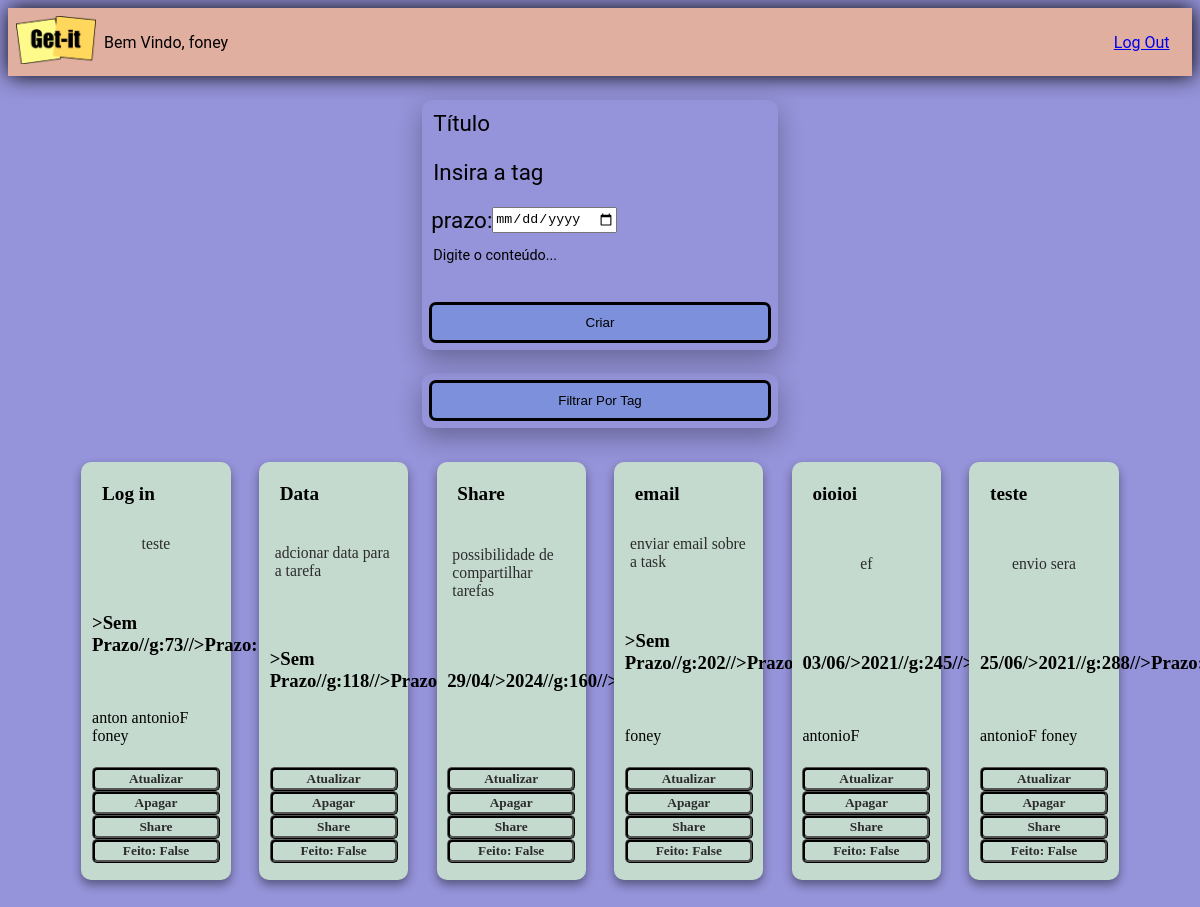
Screenshot of /retorno/ (signed in) with the database file from the repository.
### notes/models.py (models this page shows, shortened)
class Note(models.Model):
    id = models.AutoField(primary_key=True)
    title = models.CharField(max_length=200, default='')
    content = models.TextField(default='')
    tag = models.CharField(max_length=50, default='')
    prazo = models.CharField(max_length=15, default='Sem Prazo')
    feito = models.BooleanField(default=False)
    users = models.ManyToManyField(User,related_name = 'dono')

### notes/views.py (the view)
# urls.py: path('retorno/', views.volta, name='final'),
def volta(request):
    print("55555555555555555555555555555555")
    if request.method == 'POST':
        return redirect('index')
    else:
        all_notes = Note.objects.all()
        return render(request, 'notes/index.html', {'notes': all_notes})

### notes/templates/notes/index.html (shortened to what this page needs)
{% extends "notes/base.html" %}
{% load static %}
{% block content %}
<div class="appbar">
  <a href="{% url 'index' %}"><img class="logo" src="{% static 'notes/img/logo-getit.png' %}" /></a>
<div class = 'teste'><p class="subtitle">Bem Vindo, {{ user.username }} </p>
  <p class="subtitle"><a href="{% url 'login' %}">Log Out</a></p>
</div>
</div>
<div>
<form method="post" class="form-card">
  <input class="form-card-title" type="text" name="titulo" placeholder="Título"/>
  <input class="form-card-title" type="text" name="tag" placeholder="Insira a tag"/>
  <div class="form-card-title" >prazo: <input type="date" id="data" name="prazo"> </div>
  <textarea class="autoresize" name="detalhes" placeholder="Digite o conteúdo..."></textarea>
  <button class="btn" type="submit">Criar</button>
</form>
<form action='/tags/' method="post" class="form-card2">
<button class="btn" type="submit">Filtrar Por Tag</button>
</form>
</div>
<div class="card-container" >
  {% for note in notes %}
  <div class="card" id="card{{ note.id }}" >
    <form class="from" method="post">
    <h3 class="card-title" id="tx1{{ note.id }}" onclick="func1('tx1{{ note.id }}','inp1{{ note.id }}','card{{ note.id }}')" >{{ note.title }}</h3>
    <div class="card-content">
      <p class="corpo_card" id="tx2{{ note.id }}" onclick="func2('tx2{{ note.id }}','inp2{{ note.id }}','card{{ note.id }}')">{{ note.content }}</p>
    </div>
    <br>
    <h3 class='card-date' id="tx3{{ note.id }}" onclick="func1('tx3{{ note.id }}','inp3{{ note.id }}','card{{ note.id }}')">Prazo: {{note.prazo}}</h3>
    <br>
    <p class="card-contentdzb">{%for nome in note.users.all%} {{ nome }} {% endfor %}</p>
    <div class="div_botao">
      <button class="botao1" type="submit" name="atualizar" value="{{ note.id }}" id="update">Atualizar</button>
      <button class="botao1" type="submit" name= "apagar" value="{{ note.id }}">Apagar</button>
      <button class="botao1 bot_share" type="button" name= "share" value="{{ note.id }}" onclick="func3('{{ note.id }}')" >Share</button>
      <button class="botao1 botao_mudar" type="submit" name= "status" value="{{ note.id }}"> Feito: {{note.feito}}</button>
    </div>
      </form>
  </div>
  {% endfor %}
</div>
{% endblock %}

### notes/static/notes/csss/getit.css (style rules this page uses)
::placeholder { color: black; opacity: 1; }
body { background-color: #9593d9; }
.teste { display: flex; width: 90%; justify-content: space-between; }
.appbar { left: 5%; top: 10%; width: 100%; height: 100%; display: flex; align-items: center; box-shadow: 1px 0px 20px black; background-color: #e0afa0; }
.logo { margin: 0.5rem; width: 5rem; height: 3rem; }
html, body { font-family: "Roboto", sans-serif; }
textarea { resize: none; ; }
.form-card2 { box-shadow: 0 10px 24px 0 rgba(0, 0, 0, 0.3); justify-content:space-between; display: flex; flex-direction:column; width: 30%; margin: 2% auto; border-radius: 10px; }
.form-card { box-shadow: 0 10px 24px 0 rgba(0, 0, 0, 0.3); justify-content:space-between; display: flex; flex-direction:column; width: 30%; height: 250px; margin: 2% auto; border-radius: 10px; }
.form-card-title { margin-left: 2.5%; margin-top: 2.5%; font-family: 'Roboto', sans-serif; font-size: 1.4em; border: none; display: flex; background-color: transparent; }
.autoresize { font-family: 'Roboto', sans-serif; border: 0px; font-size: 0.9em; margin-left: 2.5%; background-color: #9593d9; }
.card-container { align-content:flex-start; justify-content:space-evenly; margin: 1%; display: flex; flex-wrap:wrap; margin-left: 5%; margin-right: 5%; }
.from { height: 100%; display: flex; justify-content: space-between; flex-direction:column; }
.card { padding: 1%; font-family: 'Permanent Marker', cursive; width:12%; margin-top: 5%; border-radius: 10px; margin: 1% auto; display: flex; flex-direction:column; box-shadow: 0 5px 10px 0 rgba(0, 0, 0, 0.4); justify-content: space-between; }
.card-title { font-weight: bold; font-size: 1.2em; margin: 10px 10px 15px 10px; }
.card-content { font-display: inline-block; font-size: 0.98em; font-weight:normal; color: #2c2c2c; text-align:left; align-self: center; margin: auto; margin-left: 4%; margin-right: 4%; padding-bottom: 5%; }
.botao1 { border-radius: 5px; width: 100%; color: #2c2c2c; font-weight: bold; font-family: 'Permanent Marker', cursive; background-color: transparent; border: black; border-style: ridge; }
.div_botao { display: flex; margin-top: 5%; margin-bottom: 5% ; flex-wrap: wrap; }
.card-color-2 { background:#C4DACF; }
.card-color-3 { background:#C4DACF; }
.card-color-4 { background:#C4DACF; }
.card-color-5 { background:#C4DACF; }
.btn { margin: 0.5em; position: relative; display: block; padding: 10px; overflow: hidden; border-width: 0; outline: none; border-radius: 7px; background-color: #7C90DB; border: black; border-style: solid; transition: background-color 0.3s; }
.btn:before { content: ""; position: absolute; top: 50%; left: 50%; display: block; width: 0; padding-top: 0; border-radius: 100%; background-color: rgba(236, 240, 241, 0.3); -webkit-transform: translate(-50%, -50%); -moz-transform: translate(-50%, -50%); -ms-transform: translate(-50%, -50%); -o-transform: translate(-50%, -50%); transform: translate(-50%, -50%); }

### rows the page displays
Note: title "Log in", content "teste", {{ note.id }} 16 (drawn), feito "False"
Note: title "Data", content "adcionar data para a tarefa", {{ note.id }} 17 (drawn), feito "False"
Note: title "Share", content "possibilidade de compartilhar tarefas", {{ note.id }} 18 (drawn), feito "False"
Note: title "email", content "enviar email sobre a task", {{ note.id }} 19 (drawn), feito "False"
Note: title "oioioi", content "ef", {{ note.id }} 52 (drawn), feito "False"
Note: title "teste", content "envio sera", {{ note.id }} 53 (drawn), feito "False"

### other values shown
{{ user.username }} "foney"
{{ nome }} "anton"
{{ nome }} "antonioF"
{{ nome }} "foney"
